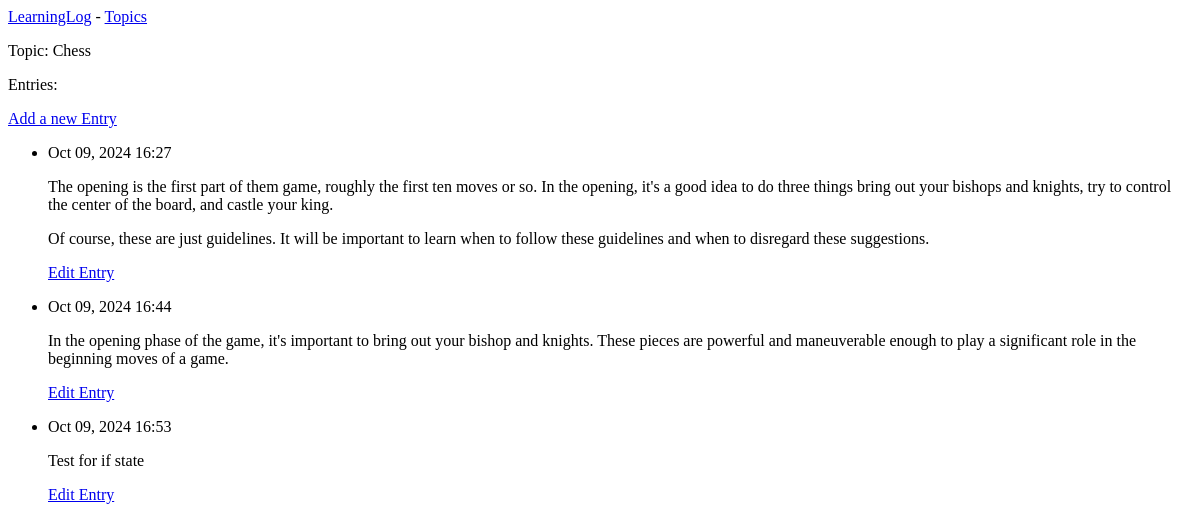
Page /topics/1/ on the earlier database version.
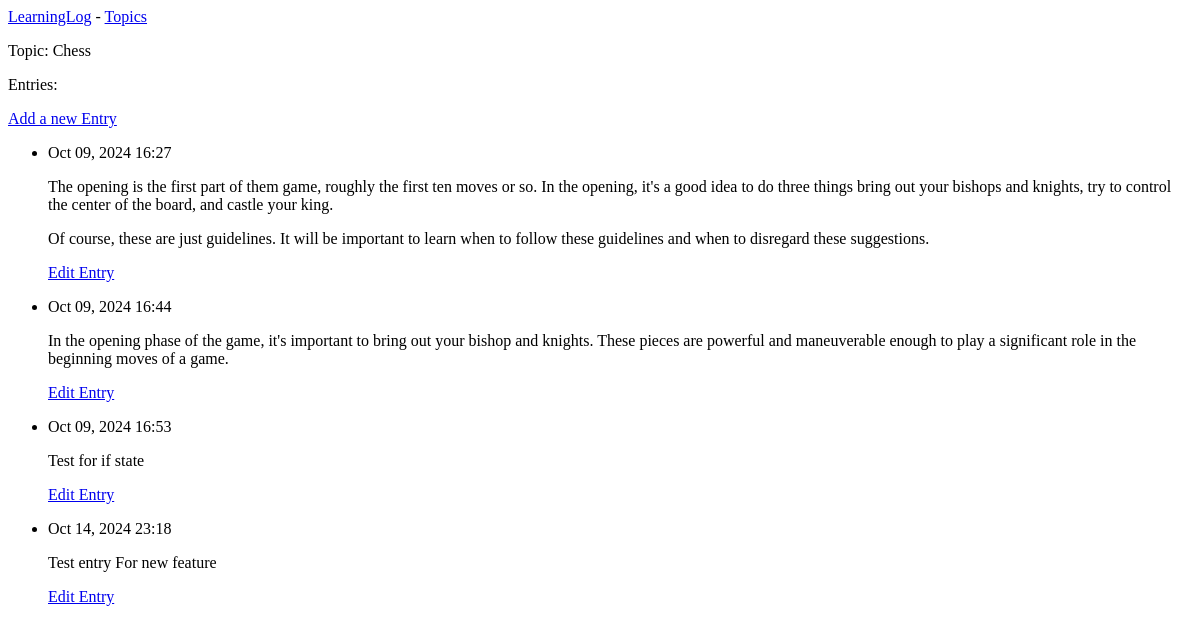
Same page on the later database version.
### learning_logs/models.py (models this page shows, shortened)
class Topic(models.Model):
    text = models.CharField(max_length=200)
    date_added = models.DateTimeField(auto_now_add=True)

class Entry(models.Model):
    topic = models.ForeignKey(Topic, on_delete=models.CASCADE)
    text = models.TextField()
    date_added = models.DateTimeField(auto_now_add=True)
    class Meta:
        verbose_name_plural = 'entries'

### learning_logs/views.py (the view)
# urls.py: path('topics/<int:topic_id>/', views.topic, name='topic'),
def topic(request,topic_id):
    topic = Topic.objects.get(id=topic_id)
    entries = topic.entry_set.order_by
    context = {'topic': topic, 'entries': entries}
    return render(request, 'learning_logs/topic.html', context)

### learning_logs/templates/learning_logs/topic.html
{% extends 'learning_logs/base.html' %}
{% block content %}
<p> Topic: {{topic.text}}</p>
<p>Entries:</p>
<p>
    <a href="{% url 'learning_logs:new_entry' topic.id %}">Add a new Entry</a>
</p>
<ul>
    {% for entry in entries %}
        <li>
            <p>{{ entry.date_added|date:'M d, Y H:i' }}</p>
            <p>{{ entry.text|linebreaks }}</p>
            <p><a href="{% url 'learning_logs:edit_entry' entry.id %}">Edit Entry</a></p>
        </li>
    {% empty %}
        <li> There are no entries for this topic yet.</li>
    {% endfor %}
</ul>
{% endblock content %}

### learning_logs/templates/learning_logs/base.html
<p>
    <a href="{% url 'learning_logs:index' %}"> LearningLog</a> -
    <a href="{% url 'learning_logs:topics' %}"> Topics</a>
</p>
{% block content %}
{% endblock %}

Differences in the rows shown:
added Entry: date_added "Oct 14, 2024 23:18", text "Test entry For new feature"
